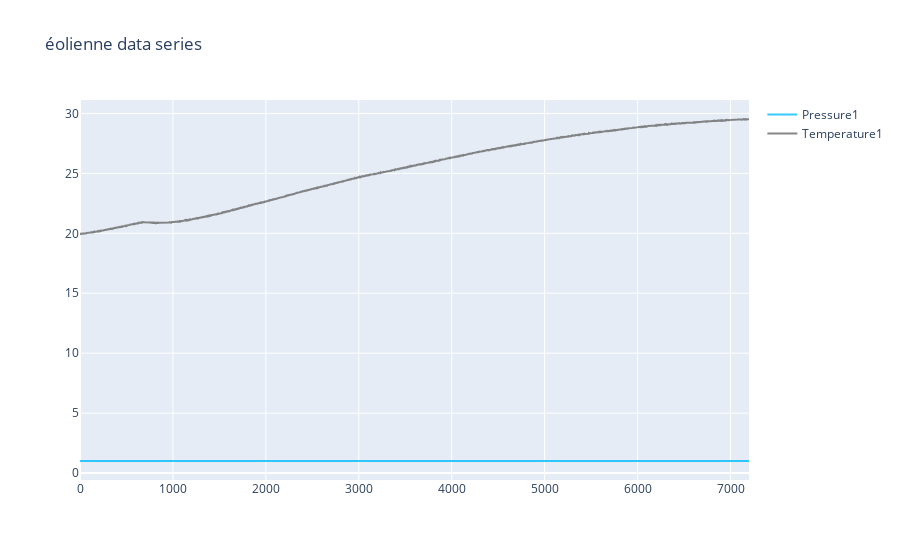

Here is the notebook cell this chart was saved with:
### Code cell
fig = go.Figure()
fig.add_trace(go.Scatter(
                x=x,
                y=[item for item in df["Pressure1"][0:nb_points]],
                name="Pressure1",
                line_color='deepskyblue',
                opacity=0.8))

fig.add_trace(go.Scatter(
                x=x,
                y=[item for item in df["Temperature1"][0:nb_points]],
                name="Temperature1",
                line_color='dimgray',
                opacity=0.8))

# Use date string to set xaxis range
fig.update_layout(xaxis_range=[x[0],
                               x[nb_points-1]],
                  title_text="éolienne data series")
fig.show()

### Figure 1 — Plotly figure (JSON) as saved in the notebook; plotly's stock layout.template omitted (floating-point values rounded to 4 significant figures; data arrays with more than 128 entries replaced by an {"elided": "..."} marker saying what was removed)
{"data": [{"line": {"color": "deepskyblue"}, "name": "Pressure1", "opacity": 0.8, "type": "scatter", "x": {"elided": "7200 int values"}, "y": {"elided": "7200 float values"}}, {"line": {"color": "dimgray"}, "name": "Temperature1", "opacity": 0.8, "type": "scatter", "x": {"elided": "7200 int values"}, "y": {"elided": "7200 float values"}}], "layout": {"autosize": true, "title": {"text": "éolienne data series"}, "xaxis": {"range": [0, 7199], "type": "linear"}, "yaxis": {"autorange": true, "range": [-0.578, 31.12], "type": "linear"}}}
